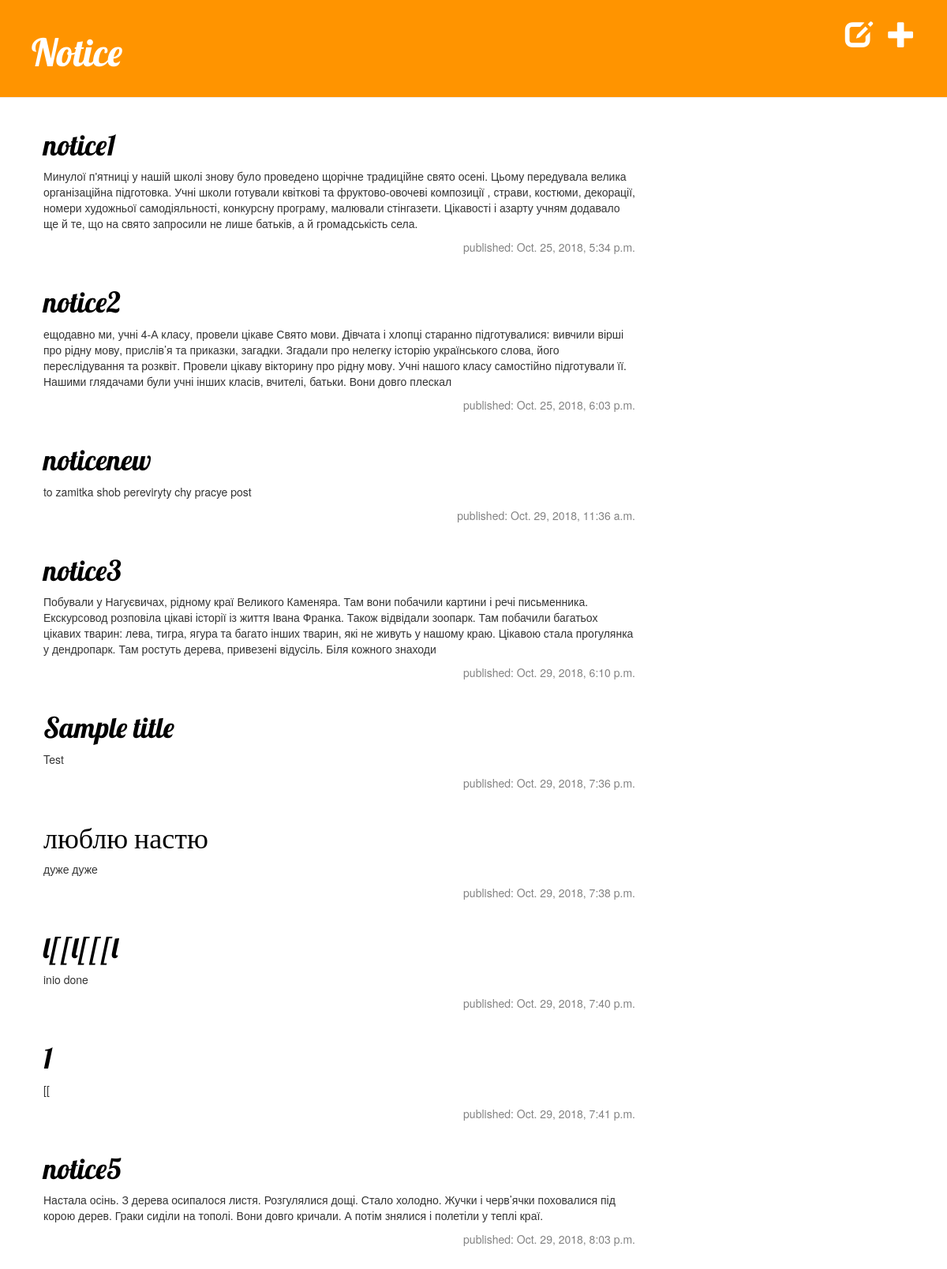
The page /notice/ on the database its author committed.
### notice/models.py (models this page shows, shortened)
class Post(models.Model):
    author = models.ForeignKey('auth.User', on_delete=models.CASCADE)
    title = models.CharField(max_length=20)
    text = models.CharField(max_length=404)
    created_date = models.DateTimeField(
            default=timezone.now)
    published_date = models.DateTimeField(
            blank=True, null=True)

### notice/views.py (the view)
def post_list(request):
    posts = Post.objects.filter(published_date__lte=timezone.now()).order_by('published_date')
    return render(request, 'notice/post_list.html', {'posts': posts})

### notice/templates/notice/post_list.html
{% extends 'notice/base.html' %}
{% block content %}
            {% for post in posts %}
                <div class="post">
                    <h1><a href="{% url 'post_detail' pk=post.pk %}">{{ post.title }}</a></h1>
                    <p>{{ post.text|linebreaksbr }}</p>
                    <div class="date">
                        <p>published: {{ post.published_date }}</p>
                    </div>
                </div>
            {% endfor %}
{% endblock %}

### notice/templates/notice/base.html (shortened to what this page needs)
<!DOCTYPE html>
{% load static %}
<html lang="en">
<head>
    <link rel="stylesheet" href="//maxcdn.bootstrapcdn.com/bootstrap/3.2.0/css/bootstrap.min.css">
    <link rel="stylesheet" href="//maxcdn.bootstrapcdn.com/bootstrap/3.2.0/css/bootstrap-theme.min.css">
    <link rel="stylesheet" href="{% static 'css/notice.css' %}">
</head>
<body>
    <div class="page-header">
        <a href="{% url 'post_new' %}" class="top-menu"><span class="glyphicon glyphicon-plus"></span></a>
        <a href="{% url 'post_draft_list' %}" class="top-menu"><span class="glyphicon glyphicon-edit"></span></a>
        <h1><a href="/">Notice</a></h1>
    </div>
    <div class="content container">
        <div class="row">
            <div class="col-md-8">
            {% block content %}
            {% endblock %}
            </div>
        </div>
    </div>
</body>
</html>

### notice/static/css/notice.css (style rules this page uses)
.page-header { background-color: #ff9400; margin-top: 0; padding: 20px 20px 20px 40px; }
.page-header h1, .page-header h1 a, .page-header h1 a:visited, .page-header h1 a:active { color: #ffffff; font-size: 36pt; text-decoration: none; }
.content { margin-left: 40px; }
h1, h2, h3, h4 { font-family: 'Lobster', cursive; }
.date { float: right; color: #828282; }
.top-menu, .top-menu:hover, .top-menu:visited { color: #ffffff; float: right; font-size: 26pt; margin-right: 20px; }
.post { margin-bottom: 70px; }
.post h1 a, .post h1 a:visited { color: #000000; }

### rows shown on the page
Post: title "notice1", text "Минулої п'ятниці у нашій школі знову було проведено щорічне традиційне свято осені. Цьому передувала велика організаційна підготовка. Учні школи готували квіткові та фруктово-овочеві композиції , страви, костюми, декорації, номери художньої самодіяльності, конкурсну програму, малювали стінгазети. Цікавості і азарту учням додавало ще й те, що на свято запросили не лише батьків, а й громадськість села.", published_date "Oct. 25, 2018, 5:34 p.m."
Post: title "notice2", text "ещодавно ми, учні 4-А класу, провели цікаве Свято мови. Дівчата і хлопці старанно підготувалися: вивчили вірші про рідну мову, прислів’я та приказки, загадки. Згадали про нелегку історію українського слова, його переслідування та розквіт. Провели цікаву вікторину про рідну мову. Учні нашого класу самостійно підготували її. Нашими глядачами були учні інших класів, вчителі, батьки. Вони довго плескал", published_date "Oct. 25, 2018, 6:03 p.m."
Post: title "noticenew", text "to zamitka shob pereviryty chy pracye post", published_date "Oct. 29, 2018, 11:36 a.m."
Post: title "notice3", text "Побували у Нагуєвичах, рідному краї Великого Каменяра. Там вони побачили картини і речі письменника. Екскурсовод розповіла цікаві історії із життя Івана Франка. Також відвідали зоопарк. Там побачили багатьох цікавих тварин: лева, тигра, ягура та багато інших тварин, які не живуть у нашому краю. Цікавою стала прогулянка у дендропарк. Там ростуть дерева, привезені відусіль. Біля кожного знаходи", published_date "Oct. 29, 2018, 6:10 p.m."
Post: title "Sample title", text "Test", published_date "Oct. 29, 2018, 7:36 p.m."
Post: title "люблю настю", text "дуже дуже", published_date "Oct. 29, 2018, 7:38 p.m."
Post: title "l[[l[[[l", text "inio done", published_date "Oct. 29, 2018, 7:40 p.m."
Post: title "1", text "[[", published_date "Oct. 29, 2018, 7:41 p.m."
Post: title "notice5", text "Настала осінь. З дерева осипалося листя. Розгулялися дощі. Стало холодно. Жучки і черв’ячки поховалися під корою дерев. Граки сиділи на тополі. Вони довго кричали. А потім знялися і полетіли у теплі краї.", published_date "Oct. 29, 2018, 8:03 p.m."
